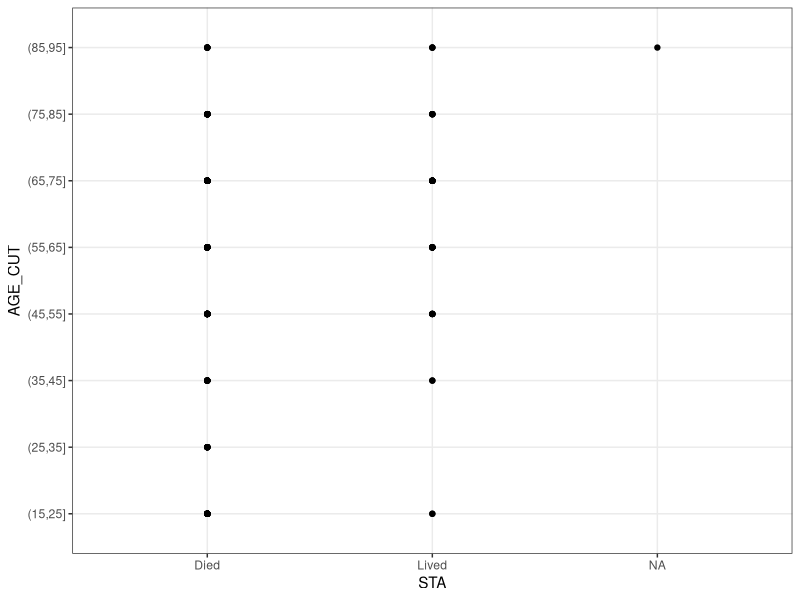
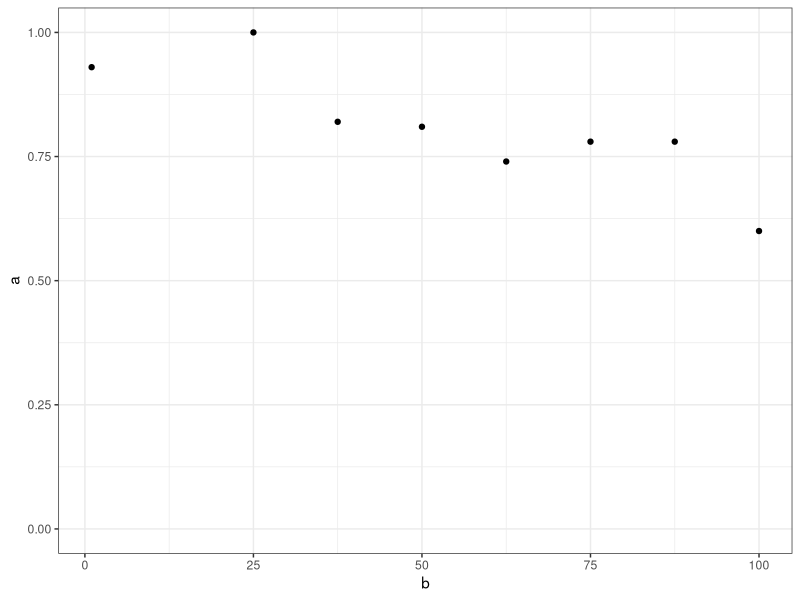
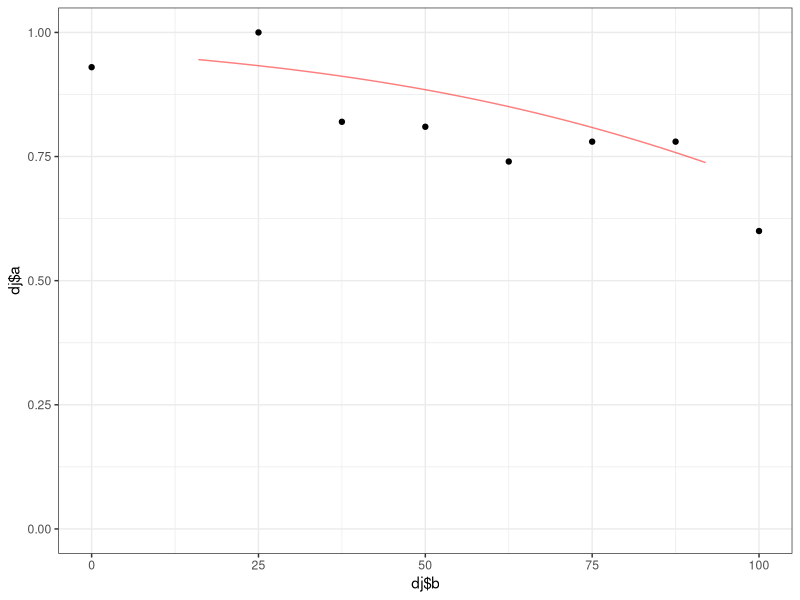

Source code (R) for these figures, in order:
## ---- chunk 1
library( ggplot2 )
library( lmtest )
df <- read.delim('../data/ICU.txt')
## ---- chunk 2
df <- transform( df
                 , ID = ID
                 , STA = factor( STA
                                 , levels = c( 0, 1 )
                                 , labels = c( 'Died', 'Lived' ) )
                 , AGE = AGE
                 , GENDER = factor( GENDER
                                    , levels = c( 0, 1 )
                                    , labels = c( 'Male', 'Female' ) )
                 , RACE = factor( RACE
                                  , levels = c( 1, 2, 3 )
                                  , labels = c( 'White', 'Black', 'Other' ) )
                 , SER = factor( SER
                                 , levels = c( 0, 1 )
                                 , labels = c( 'Medical', 'Surgical' ) )
                 , CAN = factor( CAN 
                                 , levels = c( 0, 1 )
                                 , labels = c( 'Cancer not present', 'Cancer present' ) 
                                 )
                 , CRN = factor( CRN 
                                 , levels = c( 0, 1 )
                                 , labels = c( 'No hx of CRF', 'Has h of CRF' ) 
                                 )
                 , INF = factor( INF 
                                 , levels = c( 0, 1 )
                                 , labels = c( 'No infection at admission', 'Probable infection at admission' )
                                 )
                 , CPR = factor( CPR
                                 , levels = c( 0, 1 )
                                 , labels = c( 'No CPR given', 'CPR given' )
                                 )
                 , SYS = SYS 
                 , HRA = HRA
                 , PRE = factor( PRE 
                                 , levels = c( 0, 1 )
                                 , labels = c( 'No prev ICU adx', 'Has prev ICU adx' )
                                 )
                 , TYP = factor( TYP
                                  , levels = c( 0, 1 )
                                  , labels = c( 'Elective', 'Emergency' )
                                  )
                 , FRA = factor( FRA 
                                 , levels = c( 0, 1 )
                                 , labels = c( 'No fracture', 'Has fracture' )
                                 )
                 , PO2 = factor( PO2 
                                 , levels = c( 0, 1 )
                                 , labels = c( 'PO2 > 60', 'PO2 <= 60' )
                                 )
                 , PH = factor( PH 
                                , levels = c( 0, 1 )
                                , labels = c( 'PH >= 7.25', 'PH < 7.25' )
                                )
                 , PCO = factor( PCO 
                                 , levels = c( 0, 1 )
                                 , labels = c( 'PCO2 <= 45', 'PCO2 > 45' )
                                 )
                 , BIC = factor( BIC 
                                 , levels = c( 0, 1 )
                                 , labels = c( 'Bicarb >= 18', 'Bicarb < 18' )
                                 )
                 , CRE = factor( CRE 
                                 , levels = c( 0, 1 )
                                 , labels = c( 'Creatinine <= 2.0', 'Creatinine > 2.0' )
                                 )
                 , LOC = factor( LOC
                                 , levels = c( 0, 1, 2 )
                                 , labels = c( 'No coma or DS', 'Deep stupor', 'Coma' )
                                 )
                 
                                 
                 )
## ---- chunk 3
str(df)
## ---- chunk 4
icu.null.fit <- glm( df$STA
                ~ 1
                , family = 'binomial' )
summary( icu.null.fit )
## ---- chunk 5
icu.age.fit <- glm( STA
                    ~ AGE
                    , data = df
                    , family = 'binomial' )
summary( icu.age.fit )
## ---- chunk 6
anova( icu.age.fit
      , test = 'Chisq' )
## ---- chunk 7
icu.age.fit <- glm( STA
                    ~ AGE
                    + INF
                    , data = df
                    , family = 'binomial' )
summary( icu.age.fit )
## ---- chunk 8
icu.age.fit <- glm( STA
                    ~ AGE
                    , data = df
                    , family = 'binomial' )
summary( icu.age.fit )
## ---- chunk 9
exp( coef( icu.age.fit ) )
## ---- chunk 10
exp( confint( icu.age.fit ) )
## ---- chunk 11
df$AGE_CUT <- cut( df$AGE
     , breaks = c( 15, 25, 35, 45, 55, 65, 75, 85, 95 ) )
## ---- chunk 12
ggplot( df ) +
  geom_point( aes( x = STA, y = AGE_CUT ) ) +
  theme_bw()
## ---- chunk 13
prop.table( table( df$STA, df$AGE_CUT  ), 2 )
## ---- chunk 14
a <- c( 0.93, 1, 0.82, 0.81, 0.74, 0.78, 0.78, 0.60 )
b <- c( 1, 25, 37.5, 50, 62.5, 75, 87.5, 100 )
ggplot( data.frame( cbind( a, b ) ) ) +
  geom_point( aes( x = b, y = a ) ) +
  ylim( 0, 1 ) +
  theme_bw()
## ---- chunk 15
di <- di <- data.frame( cbind( df$AGE                          
                               , ( exp( -3.23062+0.02387 * df$AGE ) ) 
                               / ( 1+( exp( -3.23062 + 0.02387 * df$AGE ) ) ) ) )

a <- c( 0.93, 1, 0.82, 0.81, 0.74, 0.78, 0.78, 0.60 )
b <- c( 0, 25, 37.5, 50, 62.5, 75, 87.5, 100 )
dj <- data.frame( cbind( a, b ) )

ggplot( ) +
  geom_point( aes( x = dj$b, y = dj$a ) ) +
  geom_line( aes( x = di$X1, y = 1 - di$X2 ), colour = 'red', alpha = .5) +
  ylim( 0, 1 ) +
  theme_bw()
## ---- chunk 16
lrtest( glm( df$STA 
             ~ 1
             , family = binomial( link = 'logit' )
             )
        , glm( df$STA
               ~ df$AGE
               , family = binomial( link = 'logit' )
               )
        )
## ---- chunk 17
waldtest( glm( df$STA 
             ~ 1
             , family = binomial( link = 'logit' )
             )
        , glm( df$STA
               ~ df$AGE
               , family = binomial( link = 'logit' )
               )
        )
## ---- chunk 18
df$NONWHITE_FLG <- as.numeric( df$RACE != 'White' )
fit.nonwhite <- glm( df$STA
      ~ df$NONWHITE_FLG 
      , family = binomial( link = 'logit' ) 
      ) 
summary( fit.nonwhite )
## ---- chunk 19
lrtest( 
  glm( df$STA
       ~ 1
       , family = binomial( link = 'logit' )
       )
  , fit.nonwhite
  )
## ---- chunk 20
test.nonwhite.wald <- waldtest( 
  glm( df$STA
       ~ 1
       , family = binomial( link = 'logit' )
       )
  , glm( df$STA
         ~ df$NONWHITE_FLG
         , family = binomial( link = 'logit' )
         )
  )
test.nonwhite.wald
## ---- chunk 21
coefci( fit.nonwhite )
## ---- chunk 22
## Any package with this function?
